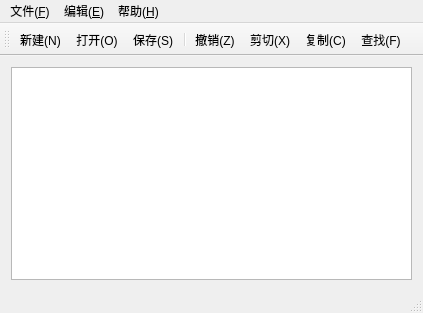
<?xml version="1.0" encoding="UTF-8"?>
<ui version="4.0">
 <class>MainWindow</class>
 <widget class="QMainWindow" name="MainWindow">
  <property name="geometry">
   <rect>
    <x>0</x>
    <y>0</y>
    <width>423</width>
    <height>313</height>
   </rect>
  </property>
  <property name="windowTitle">
   <string>MainWindow</string>
  </property>
  <widget class="QWidget" name="centralWidget">
   <layout class="QGridLayout" name="gridLayout">
    <item row="0" column="0">
     <widget class="QTextEdit" name="textEdit"/>
    </item>
   </layout>
  </widget>
  <widget class="QMenuBar" name="menuBar">
   <property name="geometry">
    <rect>
     <x>0</x>
     <y>0</y>
     <width>423</width>
     <height>23</height>
    </rect>
   </property>
   <widget class="QMenu" name="menu_F">
    <property name="title">
     <string>文件(&amp;F)</string>
    </property>
    <addaction name="action_New"/>
    <addaction name="action_Open"/>
    <addaction name="action_Close"/>
    <addaction name="separator"/>
    <addaction name="action_Save"/>
    <addaction name="action_SaveAs"/>
    <addaction name="separator"/>
    <addaction name="action_Exit"/>
   </widget>
   <widget class="QMenu" name="menu_E">
    <property name="title">
     <string>编辑(&amp;E)</string>
    </property>
    <addaction name="action_Undo"/>
    <addaction name="separator"/>
    <addaction name="action_Cut"/>
    <addaction name="action_Copy"/>
    <addaction name="action_Paste"/>
    <addaction name="separator"/>
    <addaction name="action_Find"/>
   </widget>
   <widget class="QMenu" name="menu_H">
    <property name="title">
     <string>帮助(&amp;H)</string>
    </property>
    <addaction name="action_Help"/>
   </widget>
   <addaction name="menu_F"/>
   <addaction name="menu_E"/>
   <addaction name="menu_H"/>
  </widget>
  <widget class="QToolBar" name="mainToolBar">
   <attribute name="toolBarArea">
    <enum>TopToolBarArea</enum>
   </attribute>
   <attribute name="toolBarBreak">
    <bool>false</bool>
   </attribute>
   <addaction name="action_New"/>
   <addaction name="action_Open"/>
   <addaction name="action_Save"/>
   <addaction name="separator"/>
   <addaction name="action_Undo"/>
   <addaction name="action_Cut"/>
   <addaction name="action_Copy"/>
   <addaction name="action_Find"/>
  </widget>
  <widget class="QStatusBar" name="statusBar"/>
  <action name="action_New">
   <property name="icon">
    <iconset resource="../actions/images.qrc">
     <normaloff>:/images/filenew.png</normaloff>:/images/filenew.png</iconset>
   </property>
   <property name="text">
    <string>新建(N)</string>
   </property>
   <property name="shortcut">
    <string>Ctrl+N</string>
   </property>
  </action>
  <action name="action_Open">
   <property name="icon">
    <iconset resource="../actions/images.qrc">
     <normaloff>:/images/fileopen.png</normaloff>:/images/fileopen.png</iconset>
   </property>
   <property name="text">
    <string>打开(&amp;O) </string>
   </property>
   <property name="shortcut">
    <string>Ctrl+O</string>
   </property>
  </action>
  <action name="action_Close">
   <property name="icon">
    <iconset resource="../actions/images.qrc">
     <normaloff>:/images/window-close.png</normaloff>:/images/window-close.png</iconset>
   </property>
   <property name="text">
    <string>关闭(&amp;C)</string>
   </property>
   <property name="shortcut">
    <string>Ctrl+W</string>
   </property>
  </action>
  <action name="action_Save">
   <property name="icon">
    <iconset resource="../actions/images.qrc">
     <normaloff>:/images/filesave.png</normaloff>:/images/filesave.png</iconset>
   </property>
   <property name="text">
    <string>保存(&amp;S)</string>
   </property>
   <property name="shortcut">
    <string>Ctrl+S</string>
   </property>
  </action>
  <action name="action_SaveAs">
   <property name="icon">
    <iconset resource="../actions/images.qrc">
     <normaloff>:/images/filesaveas.png</normaloff>:/images/filesaveas.png</iconset>
   </property>
   <property name="text">
    <string>另存为(&amp;A)</string>
   </property>
  </action>
  <action name="action_Exit">
   <property name="icon">
    <iconset resource="../actions/images.qrc">
     <normaloff>:/images/exit.png</normaloff>:/images/exit.png</iconset>
   </property>
   <property name="text">
    <string>退出(&amp;x)</string>
   </property>
   <property name="shortcut">
    <string>Ctrl+Q</string>
   </property>
  </action>
  <action name="action_Undo">
   <property name="icon">
    <iconset resource="../actions/images.qrc">
     <normaloff>:/images/edit-undo.png</normaloff>:/images/edit-undo.png</iconset>
   </property>
   <property name="text">
    <string>撤销(&amp;Z)</string>
   </property>
   <property name="shortcut">
    <string>Ctrl+Z</string>
   </property>
  </action>
  <action name="action_Cut">
   <property name="icon">
    <iconset resource="../actions/images.qrc">
     <normaloff>:/images/editcut.png</normaloff>:/images/editcut.png</iconset>
   </property>
   <property name="text">
    <string>剪切(&amp;X)</string>
   </property>
   <property name="shortcut">
    <string>Ctrl+X</string>
   </property>
  </action>
  <action name="action_Copy">
   <property name="icon">
    <iconset resource="../actions/images.qrc">
     <normaloff>:/images/editcopy.png</normaloff>:/images/editcopy.png</iconset>
   </property>
   <property name="text">
    <string>复制(&amp;C)</string>
   </property>
   <property name="shortcut">
    <string>Ctrl+C</string>
   </property>
  </action>
  <action name="action_Paste">
   <property name="icon">
    <iconset resource="../actions/images.qrc">
     <normaloff>:/images/editpaste.png</normaloff>:/images/editpaste.png</iconset>
   </property>
   <property name="text">
    <string>粘贴(&amp;V)</string>
   </property>
   <property name="shortcut">
    <string>Ctrl+V</string>
   </property>
  </action>
  <action name="action_Find">
   <property name="icon">
    <iconset resource="../actions/images.qrc">
     <normaloff>:/images/filefind.png</normaloff>:/images/filefind.png</iconset>
   </property>
   <property name="text">
    <string>查找(&amp;F)</string>
   </property>
   <property name="shortcut">
    <string>Ctrl+F</string>
   </property>
  </action>
  <action name="action_Help">
   <property name="icon">
    <iconset resource="../actions/images.qrc">
     <normaloff>:/images/help.png</normaloff>:/images/help.png</iconset>
   </property>
   <property name="text">
    <string>版本说明</string>
   </property>
   <property name="shortcut">
    <string>Ctrl+H</string>
   </property>
  </action>
 </widget>
 <layoutdefault spacing="6" margin="11"/>
 <resources>
  <include location="../actions/images.qrc"/>
 </resources>
 <connections/>
</ui>
